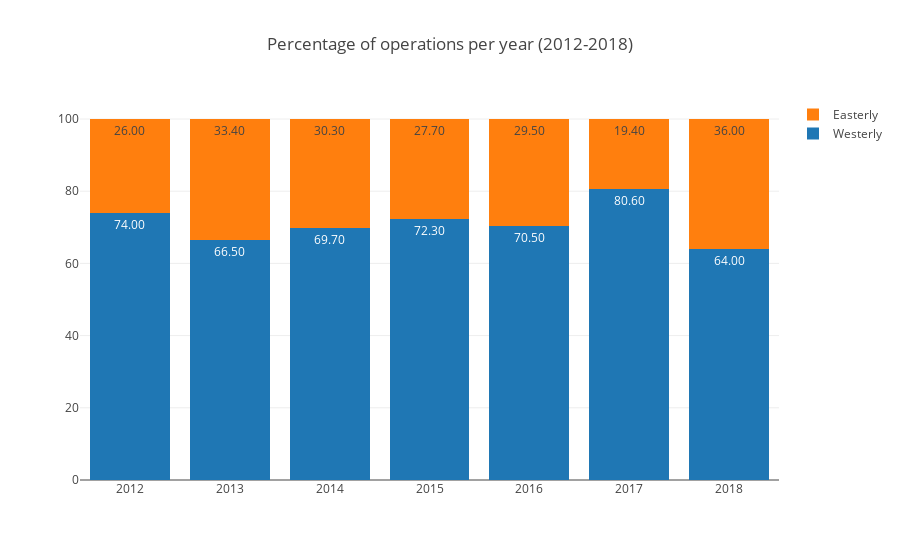

Notebook code for this chart:
### Markdown cell above
### Split by year

### Code cell
trace1 = go.Bar(
    x=list(operationMeanByYear.index),
    y=list(operationMeanByYear['westerly'].values.round(3) * 100),
    name='Westerly',
    text=['%.2f' % elem for elem in list(operationMeanByYear['westerly'].values.round(3) * 100)],
    textposition = 'auto'
)
trace2 = go.Bar(
    x=list(operationMeanByYear.index),
    y=list(operationMeanByYear['easterly'].values.round(3) * 100),
    name='Easterly',
    text=['%.2f' % elem for elem in list(operationMeanByYear['easterly'].values.round(3) * 100)],
    textposition = 'auto'
)

data = [trace1, trace2]
layout = go.Layout(
    title='Percentage of operations per year (2012-2018)',
    barmode='stack',
    xaxis=dict(type='category')
)

fig = go.Figure(data=data, layout=layout)
iplot(fig, filename='stacked-bar')

### Figure 1 — Plotly figure (JSON) as saved in the notebook; plotly's stock layout.template omitted (floating-point values rounded to 4 significant figures)
{"data": [{"name": "Westerly", "text": ["74.00", "66.50", "69.70", "72.30", "70.50", "80.60", "64.00"], "textposition": "auto", "x": [2012, 2013, 2014, 2015, 2016, 2017, 2018], "y": [74, 66.5, 69.7, 72.3, 70.5, 80.6, 64], "type": "bar", "uid": "b9f911d2-f920-4203-b942-97591630b07d"}, {"name": "Easterly", "text": ["26.00", "33.40", "30.30", "27.70", "29.50", "19.40", "36.00"], "textposition": "auto", "x": [2012, 2013, 2014, 2015, 2016, 2017, 2018], "y": [26, 33.4, 30.3, 27.7, 29.5, 19.4, 36], "type": "bar", "uid": "7126532d-1b07-4a01-93a0-d286b8bdaee6"}], "layout": {"barmode": "stack", "title": "Percentage of operations per year (2012-2018)", "xaxis": {"type": "category"}}}
